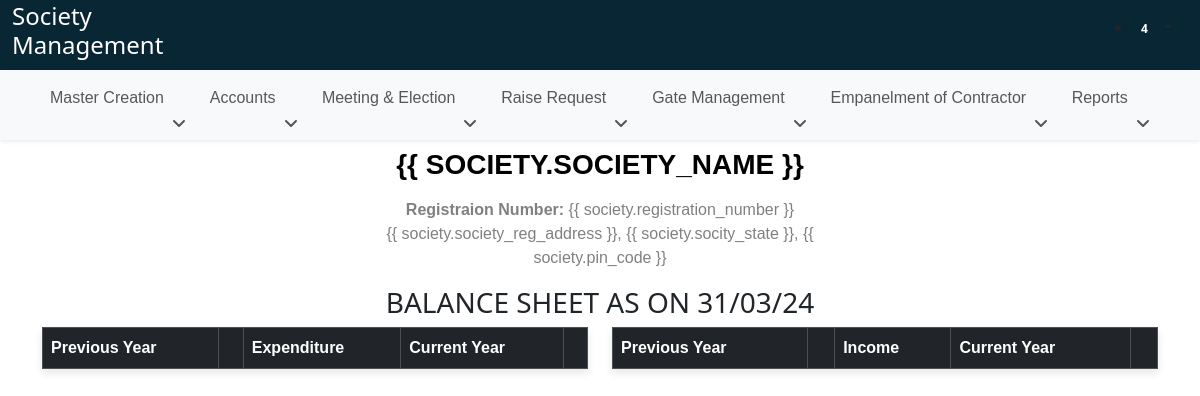
Page /profit_and_loss/ on the earlier database version.
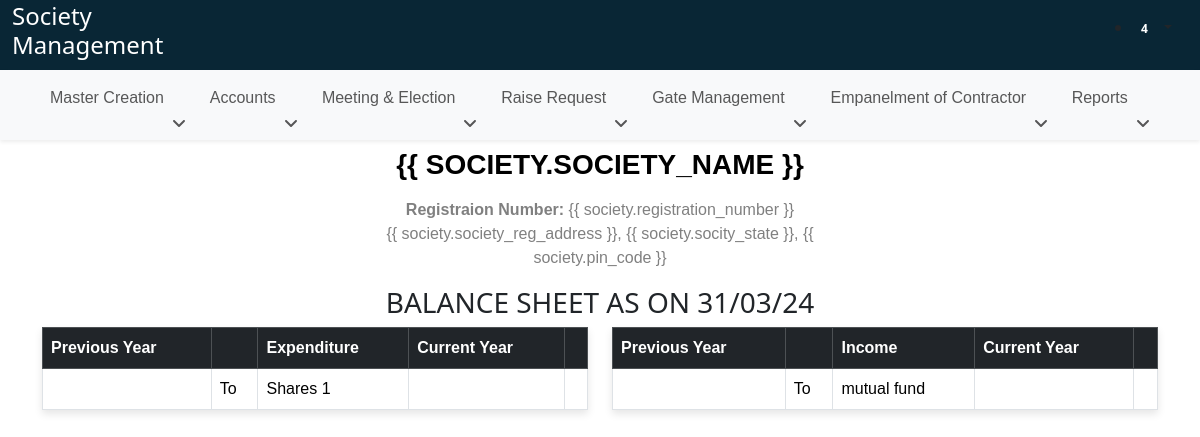
Same page on the later database version.
### SocietyApi/models.py (models this page shows, shortened)
class Ledger(models.Model):
    ledger_name = models.CharField(max_length=200)
    nature = models.CharField(max_length=200)
    gst_number = models.CharField(max_length=200)
    alis = models.CharField(max_length=200)
    based_on = models.CharField(max_length=200, null=True, blank=True)
    contact_person_name = models.CharField(max_length=200)
    group_name = models.CharField(max_length=200)
    area = models.CharField(max_length=200, null=True, blank=True)
    contact_person_number = models.CharField(max_length=200)
    pan_number = models.CharField(max_length=200)
    fixed = models.CharField(max_length=200, null=True, blank=True)
    contact_person_email = models.CharField(max_length=200)
    address = models.CharField(max_length=200)
    country = models.CharField(max_length=200)
    state = models.CharField(max_length=200)
    city = models.CharField(max_length=200)
    pin_code = models.CharField(max_length=200)
    beneficiary_name = models.CharField(max_length=200)
    account_no = models.CharField(max_length=200)
    ifsc_code = models.CharField(max_length=200)
    bank_name = models.CharField(max_length=200)
    branch_name = models.CharField(max_length=200, null=True, blank=True)
    opening_balance = models.CharField(max_length=200)
    dr_cr = models.CharField(max_length=200)

### SocietyApp/views.py (the view)
# urls.py: path('profit_and_loss/', views.profit_and_loss, name='profit_and_loss'),
def profit_and_loss(request):
    datatable_columns = [0, 1]
    income_groups = get_all_child_investments(Childs.objects.get(name="Income"), cost_center=False, balance_sheet=True)
    income_groups.append("Income")
    incomes = Ledger.objects.filter(group_name__in=income_groups)
    expense_groups = get_all_child_investments(Childs.objects.get(name="Expenses"), cost_center=False, balance_sheet=True)
    expense_groups.append("Expenses")
    expense = Ledger.objects.filter(group_name__in=expense_groups)
    return render(request, 'profit_and_loss.html', {'datatable_columns': datatable_columns, 'incomes': incomes, 'expense': expense})

### SocietyApp/context_processors.py (called while the page is built)
def global_context(request):
    society_exists = SocietyCreation.objects.exists()
    return {'society_exists': society_exists}

### SocietyApp/models.py (called while the page is built)
    def __str__(self):
        return self.name

### SocietyApp/views.py (called while the page is built)
def get_all_child_investments(parent, cost_center=False, balance_sheet=False):
    all_childs = []
    balance_sheet_childs = []
    def traverse_children(investment, depth=0):
        child = 0
        if cost_center:
            children = investment.cost_center.all()
        else:
            children = investment.children.all()
        if children:
            for child in children:
                show = f"{'→'* depth} {child}"
                if balance_sheet:
                    balance_sheet_childs.append(child)
                else:
                    all_childs.append(show)
                traverse_children(child, depth + 1)
    traverse_children(parent)
    if balance_sheet:
        return balance_sheet_childs
    return all_childs

### templates/profit_and_loss.html (shortened to what this page needs)
{% extends 'base.html' %}
{% load static %}
{% block body %}
<div class="container">
    <div class="row">
        <div class="col-lg-5 ms-auto me-auto" id="societyHead">
          {% verbatim %}
          <div class="text-center mt-2" id="print-head">
            <h3 id="heading" style="color: #000 !important; font-family: 'Calibri', sans-serif;"><b>{{ society.society_name }}</b></h3>
            <p style="font-family: 'Calibri', sans-serif;" class="mt-3 p-0 mb-0 print-head-content"><b>Registraion Number: </b> <span>{{ society.registration_number }}</span></p>
            <p style="font-family: 'Calibri', sans-serif;" class="print-head-content">{{ society.society_reg_address }}, {{ society.socity_state }}, {{ society.pin_code }}</p>
          </div>
          {% endverbatim %}
        </div>
    </div>
    <div class="row">
      <h3 class="text-center">BALANCE SHEET AS ON 31/03/24</h3>
      <div class="col-lg-6">
        <table class="table table-bordered">
          <thead class="table-dark">
            <tr>
              <th scope="col">Previous Year</th>
              <th></th>
              <th scope="col">Expenditure</th>
              <th scope="col">Current Year</th>
              <th></th>
            </tr>
          </thead>
          <tbody>
            {% for income_ledger in incomes %}
            <tr>
              <td></td>
              <td>To</td>
              <td>{{ income_ledger.ledger_name }}</td>
              <td></td>
              <td></td>
            </tr>
            {% endfor %}
            </tbody>
        </table>
      </div>
      <div class="col-lg-6">
        <table class="table table-bordered">
          <thead class="table-dark">
            <tr>
              <th scope="col">Previous Year</th>
              <th></th>
              <th scope="col">Income</th>
              <th scope="col">Current Year</th>
              <th></th>
            </tr>
          </thead>
          <tbody>
            {% for expense_ledger in expense %}
            <tr>
              <td></td>
              <td>To</td>
              <td>{{ expense_ledger.ledger_name }}</td>
              <td></td>
              <td></td>
            </tr>
            {% endfor %}
          </tbody>
        </table>
      </div>
    </div>
</div>
{% endblock body %}

### templates/base.html (shortened to what this page needs)
{% load static %}
<!DOCTYPE html>
<html lang="en">
<head>
    <link href="https://cdn.jsdelivr.net/npm/bootstrap@5.3.2/dist/css/bootstrap.min.css" rel="stylesheet"
>
    <link rel="stylesheet" href="https://cdnjs.cloudflare.com/ajax/libs/font-awesome/6.4.2/css/all.min.css"
 />
    <link rel="stylesheet" href="{% static '/css/society_common.css' %}">
    <link rel="stylesheet" href="https://cdnjs.cloudflare.com/ajax/libs/toastr.js/latest/toastr.min.css">
    <link rel="stylesheet" href="https://cdn.datatables.net/1.13.7/css/jquery.dataTables.min.css">
    <link rel="stylesheet" href="https://cdn.datatables.net/fixedcolumns/4.3.0/css/fixedColumns.dataTables.min.css">
    <link rel="stylesheet" href="https://cdn.datatables.net/buttons/2.4.2/css/buttons.dataTables.min.css">
    <link rel="stylesheet" href="https://cdn.datatables.net/searchbuilder/1.6.0/css/searchBuilder.dataTables.min.css">
    <link rel="stylesheet" href="https://cdn.datatables.net/datetime/1.5.1/css/dataTables.dateTime.min.css">
    <link href="https://cdnjs.cloudflare.com/ajax/libs/select2/4.0.13/css/select2.min.css" rel="stylesheet">
</head>
<body>
    <div class="header">
        <div class="container-fluid d-flex" style="background-color: #092635; height: 70px;">
            <div class="d-flex align-items-center gap-2">
                <div class="logo-topbar">
                    <a href="#" style="text-decoration: none;">
                        <h4 style="color: #fff;">Society<br> Management</h4>
                    </a>
                </div>
            </div>
            <ul class="align-items-center ms-auto me-3 d-flex gap-3">
                <li class="dropdown notification-list">
                    <a class="nav-link dropdown-toggle arrow-none" data-bs-toggle="dropdown" href="#" role="button"
                        aria-haspopup="false" aria-expanded="false">
                        <span class="noti-icon-badge badge text-bg-purple">4</span>
                    </a>
                </li>
            </ul>
        </div>
    </div>
    <div class="top-navbar">
        <nav class="navbar shadow-sm navbar-expand-lg bg-body-tertiary">
            <div class="container">
                <div class="collapse navbar-collapse" id="navbarSupportedContent">
                    <ul class="navbar-nav gap-2 ms-auto me-auto mb-2 mb-lg-0"
                        style="font-family: 'Calibri', sans-serif;">
                        <li class="nav-item dropdown">
                            <a class="nav-link hoverMe" href="#" role="button" data-bs-toggle="dropdown"
                                aria-expanded="false">
                                Master Creation &nbsp;<i class="fa-solid fa-angle-down float-end"
                                    style="padding-top: 6px;"></i>
                            </a>
                        </li>
                        <li class="nav-item dropdown">
                            <a class="nav-link" href="#" role="button" data-bs-toggle="dropdown" aria-expanded="false">
                                Accounts &nbsp;<i class="fa-solid fa-angle-down float-end"
                                    style="padding-top: 6px;"></i>
                            </a>
                        </li>
                        <li class="nav-item dropdown">
                            <a class="nav-link " href="#" role="button" data-bs-toggle="dropdown" aria-expanded="false">
                                Meeting & Election &nbsp;<i class="fa-solid fa-angle-down float-end"
                                    style="padding-top: 6px;"></i>
                            </a>
                        </li>
                        <li class="nav-item dropdown">
                            <a class="nav-link " href="#" role="button" data-bs-toggle="dropdown" aria-expanded="false">
                                Raise Request &nbsp;<i class="fa-solid fa-angle-down float-end"
                                    style="padding-top: 6px;"></i>
                            </a>
                        </li>
                        <li class="nav-item dropdown">
                            <a class="nav-link " href="#" role="button" data-bs-toggle="dropdown" aria-expanded="false">
                                Gate Management &nbsp;<i class="fa-solid fa-angle-down float-end"
                                    style="padding-top: 6px;"></i>
                            </a>
                        </li>
                        <li class="nav-item dropdown">
                            <a class="nav-link " href="#" role="button" data-bs-toggle="dropdown" aria-expanded="false">
                                Empanelment of Contractor &nbsp;<i class="fa-solid fa-angle-down float-end"
                                    style="padding-top: 6px;"></i>
                            </a>
                        </li>
                        <li class="nav-item dropdown">
                            <a class="nav-link " href="#" role="button" data-bs-toggle="dropdown" aria-expanded="false">
                                Reports &nbsp;<i class="fa-solid fa-angle-down float-end" style="padding-top: 6px;"></i>
                            </a>
                        </li>
                    </ul>
                </div>
            </div>
        </nav>
    </div>
    {% block body %}
    {% endblock body %}
</body>
</html>

### static/css/society_common.css (style rules this page uses)
* { margin: 0; padding: 0 }
p { color: grey }
#heading { text-transform: uppercase; color: #2b96f1; font-weight: bold; }
th, td { white-space: nowrap; }
table { border-collapse: collapse; width: 100%; font-family: 'Calibri', sans-serif; }
thead th { padding: 10px; text-align: left; font-weight: bold; }
thead th:nth-child(1), thead th:nth-child(2) { position: sticky; left: 0; z-index: 2; }
table { box-shadow: 0 4px 8px rgba(0, 0, 0, 0.1); }
* { box-sizing: border-box; margin: 0; padding: 0; }

Differences in the rows shown:
added Ledger: ledger_name "Shares 1", shown under "BALANCE SHEET AS ON 31/03/24"
added Ledger: ledger_name "mutual fund"
